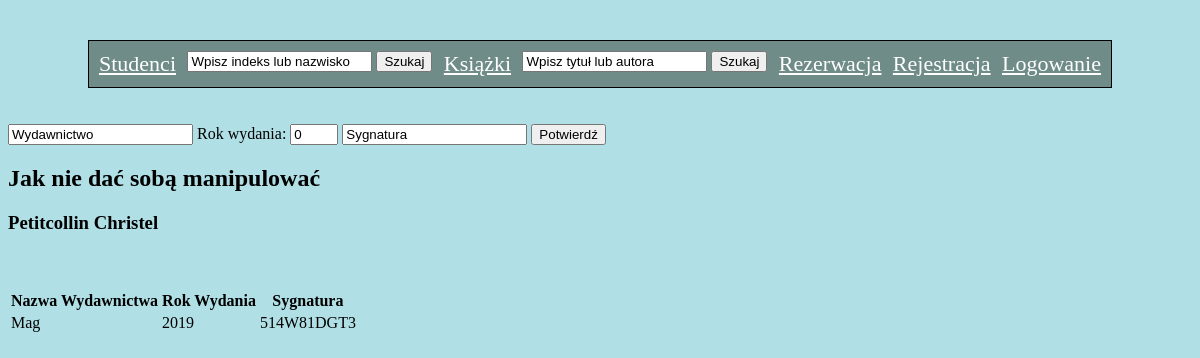
The page /egzemplarz.php?id_dzielo=1 on the database its author committed.
### tables this page shows
CREATE TABLE dzielo (
id_dzielo INT(10) NOT NULL AUTO_INCREMENT,
kategoria ENUM('horror', 'thriller', 'science fiction', 'kryminal', 'romans', 'nauka', 'psychologia', 'poezja', 'biografia', 'inna'),
tytul VARCHAR(100) NOT NULL,
autor VARCHAR(100) NOT NULL,
PRIMARY KEY (id_dzielo)
 );

CREATE TABLE egzemplarz (
id_egz INT(10) NOT NULL AUTO_INCREMENT,
dzielo_id INT(10) NOT NULL,
wyd_id INT(10) NOT NULL,
rok_wydania INT(10) DEFAULT NULL,
sygnatura VARCHAR(20) NOT NULL UNIQUE,
CONSTRAINT dziela FOREIGN KEY (dzielo_id) REFERENCES dzielo(id_dzielo) ON UPDATE CASCADE,
CONSTRAINT wydawnictwa FOREIGN KEY (wyd_id) REFERENCES wydawnictwo(id_wyd) ON UPDATE CASCADE,
PRIMARY KEY (id_egz),
CONSTRAINT unEgz UNIQUE (dzielo_id, wyd_id)
 );

CREATE TABLE wydawnictwo (
id_wyd INT(10) NOT NULL AUTO_INCREMENT,
nazwa_wyd VARCHAR(100) NOT NULL,
PRIMARY KEY (id_wyd)
 );

### egzemplarz.php (the view, shortened to what this page needs)
<?php
include 'widok.php';
?>
<div id="nowy_egzemplarz">
	<form action="#" method="POST">
		<input type="text" name="nazwa_wyd" value="Wydawnictwo">
		Rok wydania: <input type="number" name="rok_wydania" min="0" style="width: 40px;" value="0">
		<input type="text" name="nazwa_wyd" value="Sygnatura">
		<input type="submit" value="Potwierdź">
	</form>
</div>
<?php
$link = new mysqli("localhost", "root", "", "biblioteka");
$q = "SELECT * FROM dzielo WHERE id_dzielo={$_GET['id_dzielo']}";
$result = mysqli_query($link, $q) or die($link->error);
$row = $result->fetch_assoc();
echo "<h2>".$row['tytul']."</h2>";
echo "<h3>".$row['autor']."</h2>";
?>
<br><br>
<?php
$q1 = "SELECT nazwa_wyd, egzemplarz.* FROM egzemplarz JOIN wydawnictwo ON id_wyd=wyd_id WHERE dzielo_id={$_GET['id_dzielo']}";
$result1 = mysqli_query($link, $q1) or die($link->error);
?>
<div>
	<table>
		<thead>
			<tr>
				<th>Nazwa Wydawnictwa</th>
				<th>Rok Wydania</th>
				<th>Sygnatura</th>
			</tr>
		</thead>
		<?php
			while ($row1 = $result1->fetch_assoc()): ?>
		<tr>
			<td><?php echo $row1['nazwa_wyd']; ?></td>
			<td><?php echo $row1['rok_wydania']; ?></td>
			<td><?php echo $row1['sygnatura']; ?></td>
		</tr>
		<?php endwhile; ?>
	</table>
</div>

### style.css (style rules this page uses)
body { background-color: powderblue; }
form { display: inline; }

### rows shown on the page
dzielo: tytul "Jak nie dać sobą manipulować", autor "Petitcollin Christel"
egzemplarz: wyd.nazwa_wyd "Mag", rok_wydania "2019", sygnatura "514W81DGT3"
